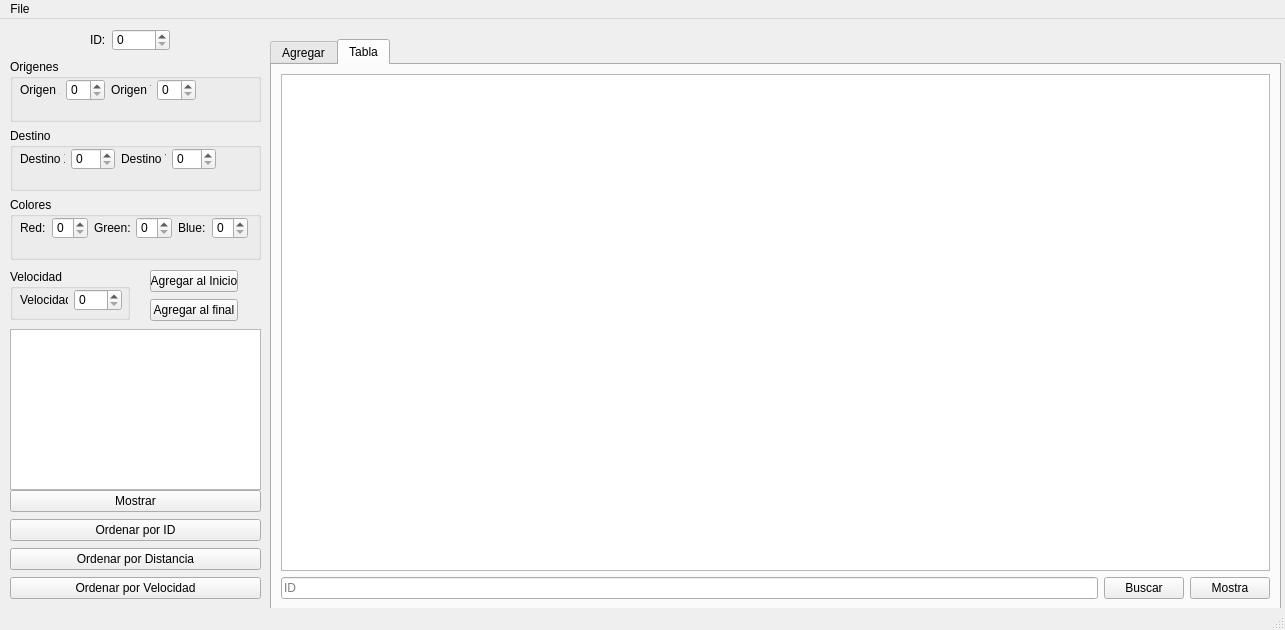
<?xml version="1.0" encoding="UTF-8"?>
<ui version="4.0">
 <class>MainWindow</class>
 <widget class="QMainWindow" name="MainWindow">
  <property name="geometry">
   <rect>
    <x>0</x>
    <y>0</y>
    <width>1285</width>
    <height>630</height>
   </rect>
  </property>
  <property name="windowTitle">
   <string>MainWindow</string>
  </property>
  <widget class="QWidget" name="centralwidget">
   <widget class="QTabWidget" name="tabWidget">
    <property name="geometry">
     <rect>
      <x>270</x>
      <y>20</y>
      <width>1011</width>
      <height>571</height>
     </rect>
    </property>
    <property name="currentIndex">
     <number>1</number>
    </property>
    <widget class="QWidget" name="tab">
     <attribute name="title">
      <string>Agregar</string>
     </attribute>
     <widget class="QGraphicsView" name="Particulas_graphicsView">
      <property name="geometry">
       <rect>
        <x>20</x>
        <y>10</y>
        <width>961</width>
        <height>491</height>
       </rect>
      </property>
     </widget>
     <widget class="QWidget" name="layoutWidget">
      <property name="geometry">
       <rect>
        <x>10</x>
        <y>510</y>
        <width>311</width>
        <height>25</height>
       </rect>
      </property>
      <layout class="QHBoxLayout" name="horizontalLayout_7">
       <item>
        <widget class="QPushButton" name="Dibujar_pushButton">
         <property name="text">
          <string>Dibujar</string>
         </property>
        </widget>
       </item>
       <item>
        <widget class="QPushButton" name="Limpiar_pushButton_2">
         <property name="text">
          <string>Limpiar</string>
         </property>
        </widget>
       </item>
      </layout>
     </widget>
    </widget>
    <widget class="QWidget" name="tab_2">
     <attribute name="title">
      <string>Tabla</string>
     </attribute>
     <layout class="QGridLayout" name="gridLayout">
      <item row="0" column="0" colspan="3">
       <widget class="QTableWidget" name="Tabla"/>
      </item>
      <item row="1" column="0">
       <widget class="QLineEdit" name="Buscar_lineEdit">
        <property name="placeholderText">
         <string>ID</string>
        </property>
       </widget>
      </item>
      <item row="1" column="1">
       <widget class="QPushButton" name="buscar_pushButton">
        <property name="text">
         <string>Buscar</string>
        </property>
       </widget>
      </item>
      <item row="1" column="2">
       <widget class="QPushButton" name="Mostrar_Tabla_pushButton_2">
        <property name="text">
         <string>Mostra</string>
        </property>
       </widget>
      </item>
     </layout>
    </widget>
   </widget>
   <widget class="QWidget" name="layoutWidget">
    <property name="geometry">
     <rect>
      <x>10</x>
      <y>40</y>
      <width>251</width>
      <height>201</height>
     </rect>
    </property>
    <layout class="QVBoxLayout" name="verticalLayout">
     <item>
      <widget class="QGroupBox" name="groupBox_4">
       <property name="title">
        <string>Origenes</string>
       </property>
       <widget class="QWidget" name="layoutWidget">
        <property name="geometry">
         <rect>
          <x>10</x>
          <y>20</y>
          <width>176</width>
          <height>22</height>
         </rect>
        </property>
        <layout class="QHBoxLayout" name="horizontalLayout_5">
         <item>
          <widget class="QLabel" name="label_8">
           <property name="text">
            <string>Origen X:</string>
           </property>
          </widget>
         </item>
         <item>
          <widget class="QSpinBox" name="OrigenX_spinBox"/>
         </item>
         <item>
          <widget class="QLabel" name="label_9">
           <property name="text">
            <string>Origen Y:</string>
           </property>
          </widget>
         </item>
         <item>
          <widget class="QSpinBox" name="OrigenY_spinBox_2"/>
         </item>
        </layout>
       </widget>
      </widget>
     </item>
     <item>
      <widget class="QGroupBox" name="groupBox">
       <property name="title">
        <string>Destino</string>
       </property>
       <widget class="QWidget" name="layoutWidget">
        <property name="geometry">
         <rect>
          <x>10</x>
          <y>20</y>
          <width>196</width>
          <height>22</height>
         </rect>
        </property>
        <layout class="QHBoxLayout" name="horizontalLayout_3">
         <item>
          <widget class="QLabel" name="label">
           <property name="text">
            <string>Destino X:</string>
           </property>
          </widget>
         </item>
         <item>
          <widget class="QSpinBox" name="DesX_pinBox">
           <property name="maximum">
            <number>500</number>
           </property>
          </widget>
         </item>
         <item>
          <widget class="QLabel" name="label_2">
           <property name="text">
            <string>Destino Y:</string>
           </property>
          </widget>
         </item>
         <item>
          <widget class="QSpinBox" name="DesY_spinBox_2">
           <property name="maximum">
            <number>500</number>
           </property>
          </widget>
         </item>
        </layout>
       </widget>
      </widget>
     </item>
     <item>
      <widget class="QGroupBox" name="groupBox_2">
       <property name="title">
        <string>Colores</string>
       </property>
       <widget class="QWidget" name="layoutWidget">
        <property name="geometry">
         <rect>
          <x>10</x>
          <y>20</y>
          <width>229</width>
          <height>22</height>
         </rect>
        </property>
        <layout class="QHBoxLayout" name="horizontalLayout">
         <item>
          <widget class="QLabel" name="label_4">
           <property name="text">
            <string>Red:</string>
           </property>
          </widget>
         </item>
         <item>
          <widget class="QSpinBox" name="Red_spinBox_4">
           <property name="maximum">
            <number>255</number>
           </property>
          </widget>
         </item>
         <item>
          <widget class="QLabel" name="label_5">
           <property name="text">
            <string>Green:</string>
           </property>
          </widget>
         </item>
         <item>
          <widget class="QSpinBox" name="Green_spinBox_5">
           <property name="maximum">
            <number>255</number>
           </property>
          </widget>
         </item>
         <item>
          <widget class="QLabel" name="label_6">
           <property name="text">
            <string>Blue:</string>
           </property>
          </widget>
         </item>
         <item>
          <widget class="QSpinBox" name="Blue_spinBox_6">
           <property name="maximum">
            <number>255</number>
           </property>
          </widget>
         </item>
        </layout>
       </widget>
      </widget>
     </item>
    </layout>
   </widget>
   <widget class="QGroupBox" name="groupBox_3">
    <property name="geometry">
     <rect>
      <x>10</x>
      <y>250</y>
      <width>120</width>
      <height>51</height>
     </rect>
    </property>
    <property name="title">
     <string>Velocidad</string>
    </property>
    <widget class="QWidget" name="layoutWidget">
     <property name="geometry">
      <rect>
       <x>10</x>
       <y>20</y>
       <width>102</width>
       <height>22</height>
      </rect>
     </property>
     <layout class="QHBoxLayout" name="horizontalLayout_4">
      <item>
       <widget class="QLabel" name="label_3">
        <property name="text">
         <string>Velocidad:</string>
        </property>
       </widget>
      </item>
      <item>
       <widget class="QSpinBox" name="Velocidad_spinBox_3">
        <property name="maximum">
         <number>1000</number>
        </property>
       </widget>
      </item>
     </layout>
    </widget>
   </widget>
   <widget class="QPlainTextEdit" name="salida">
    <property name="geometry">
     <rect>
      <x>10</x>
      <y>310</y>
      <width>251</width>
      <height>161</height>
     </rect>
    </property>
   </widget>
   <widget class="QWidget" name="layoutWidget">
    <property name="geometry">
     <rect>
      <x>90</x>
      <y>10</y>
      <width>80</width>
      <height>22</height>
     </rect>
    </property>
    <layout class="QHBoxLayout" name="horizontalLayout_2">
     <item>
      <widget class="QLabel" name="label_7">
       <property name="text">
        <string>ID:</string>
       </property>
      </widget>
     </item>
     <item>
      <widget class="QSpinBox" name="ID_pinBox">
       <property name="maximum">
        <number>500000</number>
       </property>
      </widget>
     </item>
    </layout>
   </widget>
   <widget class="QWidget" name="">
    <property name="geometry">
     <rect>
      <x>150</x>
      <y>250</y>
      <width>88</width>
      <height>54</height>
     </rect>
    </property>
    <layout class="QVBoxLayout" name="verticalLayout_2">
     <item>
      <widget class="QPushButton" name="AgragrInicio_pushButton">
       <property name="text">
        <string>Agregar al Inicio</string>
       </property>
      </widget>
     </item>
     <item>
      <widget class="QPushButton" name="agregarFinal_pushButton">
       <property name="text">
        <string>Agregar al final</string>
       </property>
      </widget>
     </item>
    </layout>
   </widget>
   <widget class="QWidget" name="">
    <property name="geometry">
     <rect>
      <x>10</x>
      <y>470</y>
      <width>251</width>
      <height>112</height>
     </rect>
    </property>
    <layout class="QVBoxLayout" name="verticalLayout_3">
     <item>
      <widget class="QPushButton" name="Mostrar_pushButton">
       <property name="text">
        <string>Mostrar</string>
       </property>
      </widget>
     </item>
     <item>
      <widget class="QPushButton" name="Sort_ID_pushButton">
       <property name="text">
        <string>Ordenar por ID</string>
       </property>
      </widget>
     </item>
     <item>
      <widget class="QPushButton" name="Sort_Distancia_pushButton_2">
       <property name="text">
        <string>Ordenar por Distancia</string>
       </property>
      </widget>
     </item>
     <item>
      <widget class="QPushButton" name="Sort_Velocidad_pushButton_3">
       <property name="text">
        <string>Ordenar por Velocidad</string>
       </property>
      </widget>
     </item>
    </layout>
   </widget>
  </widget>
  <widget class="QMenuBar" name="menubar">
   <property name="geometry">
    <rect>
     <x>0</x>
     <y>0</y>
     <width>1285</width>
     <height>21</height>
    </rect>
   </property>
   <widget class="QMenu" name="menuFile">
    <property name="title">
     <string>File</string>
    </property>
    <addaction name="actionAbrir"/>
    <addaction name="actionGuardar"/>
   </widget>
   <addaction name="menuFile"/>
  </widget>
  <widget class="QStatusBar" name="statusbar"/>
  <action name="actionAbrir">
   <property name="text">
    <string>Abrir</string>
   </property>
   <property name="shortcut">
    <string>Ctrl+O</string>
   </property>
  </action>
  <action name="actionGuardar">
   <property name="text">
    <string>Guardar</string>
   </property>
   <property name="shortcut">
    <string>Ctrl+S</string>
   </property>
  </action>
 </widget>
 <resources/>
 <connections/>
</ui>
